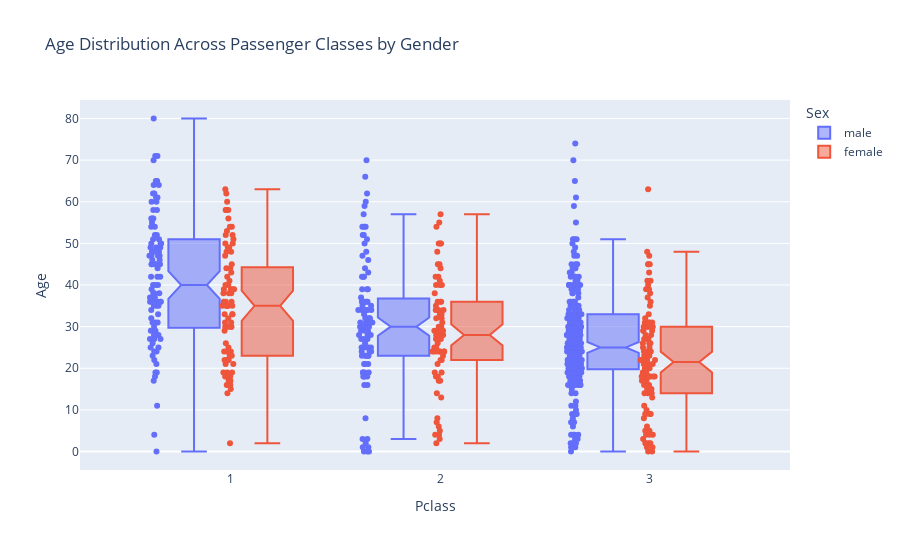

Notebook code cell kept with this figure:
### Code cell
box = px.box(df, x='Pclass', y='Age', color='Sex' , notched=True, points='all', height=550, title='Age Distribution Across Passenger Classes by Gender')
box.update_layout(yaxis=dict(type='linear'))

box.show()

### Figure 1 — Plotly figure (JSON) as saved in the notebook; plotly's stock layout.template omitted (floating-point values rounded to 4 significant figures; data arrays with more than 128 entries replaced by an {"elided": "..."} marker saying what was removed)
{"data": [{"alignmentgroup": "True", "boxpoints": "all", "hovertemplate": "Sex=male<br>Pclass=%{x}<br>Age=%{y}<extra></extra>", "legendgroup": "male", "marker": {"color": "#636efa"}, "name": "male", "notched": true, "offsetgroup": "male", "orientation": "v", "showlegend": true, "type": "box", "x": {"elided": "453 int values"}, "x0": " ", "xaxis": "x", "y": {"elided": "453 int values"}, "y0": " ", "yaxis": "y"}, {"alignmentgroup": "True", "boxpoints": "all", "hovertemplate": "Sex=female<br>Pclass=%{x}<br>Age=%{y}<extra></extra>", "legendgroup": "female", "marker": {"color": "#EF553B"}, "name": "female", "notched": true, "offsetgroup": "female", "orientation": "v", "showlegend": true, "type": "box", "x": {"elided": "261 int values"}, "x0": " ", "xaxis": "x", "y": {"elided": "261 int values"}, "y0": " ", "yaxis": "y"}], "layout": {"boxmode": "group", "height": 550, "legend": {"title": {"text": "Sex"}, "tracegroupgap": 0}, "title": {"text": "Age Distribution Across Passenger Classes by Gender"}, "xaxis": {"anchor": "y", "domain": [0, 1], "title": {"text": "Pclass"}}, "yaxis": {"anchor": "x", "domain": [0, 1], "title": {"text": "Age"}, "type": "linear"}}}
